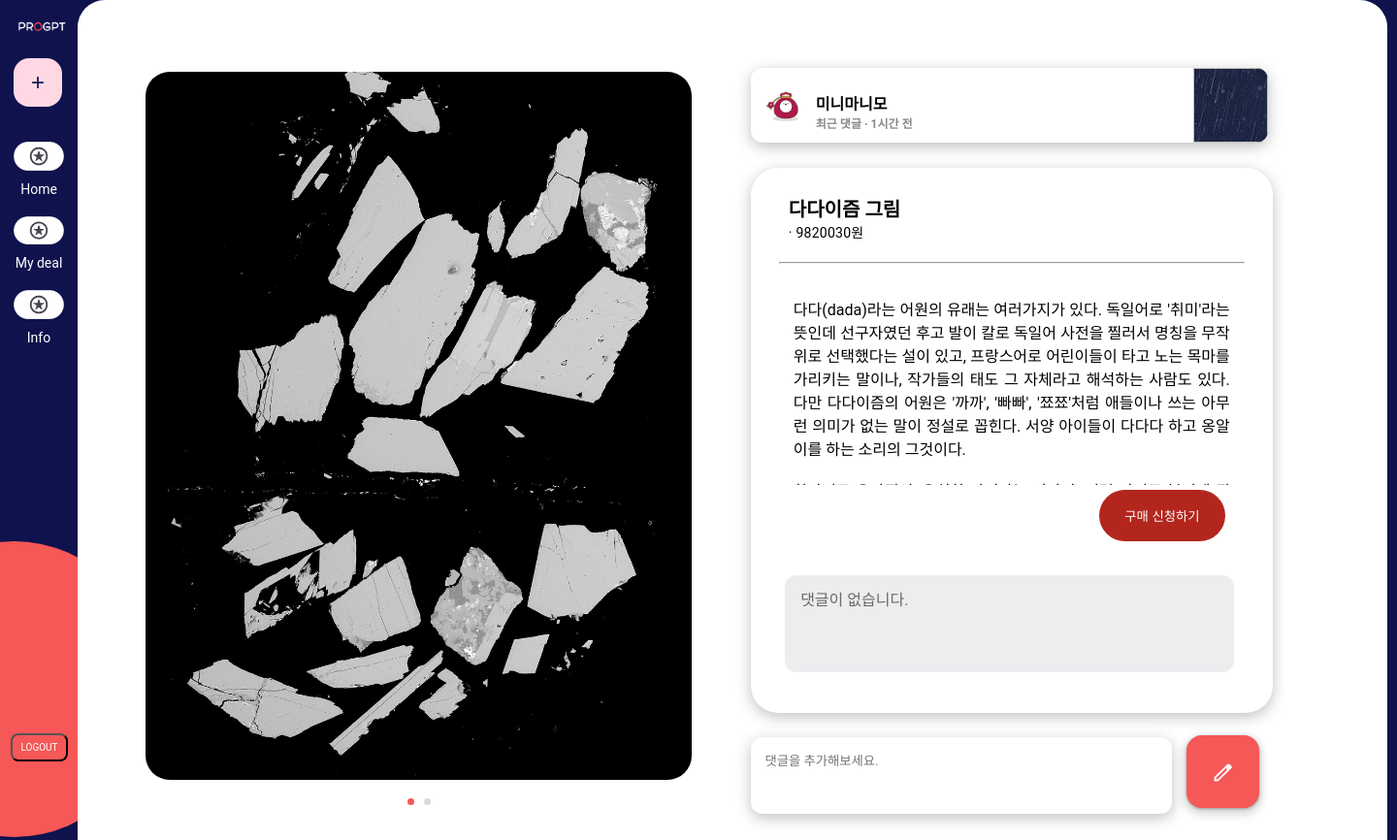
The page /detail/4 on the database its author committed.
### app/models.py (models this page shows, shortened)
class User(db.Model):
    __tablename__ = 'user'
    id = db.Column(db.Integer, primary_key=True)
    username = db.Column(db.String(150), unique=True, nullable=False)
    password = db.Column(db.String(200), nullable=False)
    email = db.Column(db.String(120), nullable=False)  # unique=True를 제거합니다.
    posts = db.relationship('Post', backref='user', lazy=True)
    buys = db.relationship('Buy', backref='buyer', lazy=True)
    sells = db.relationship('Sell', backref='seller', lazy=True)

class Post(db.Model):
    __tablename__ = 'posts'
    id = db.Column(db.Integer, primary_key=True)
    title = db.Column(db.String(100))
    price = db.Column(db.Float)
    content = db.Column(db.Text)
    filename = db.Column(db.String(200))
    image_filename = db.Column(db.Text, nullable=True)
    user_id = db.Column(db.Integer, db.ForeignKey('user.id'), nullable=False)
    created_at = db.Column(db.DateTime, default=datetime.utcnow)

### app/views/detail_views.py (the view)
@bp.route('/detail/<int:post_id>')
def detail(post_id):
    post = Post.query.get_or_404(post_id)
    user_id = session.get('user_id')
    existing_purchase = Buy.query.filter_by(user_id=user_id, post_id=post_id).first()
    buyer = Buy.query.filter_by(post_id=post_id).first()  # 게시글에 대한 첫 번째 구매자 정보 조회
    buyer_exists = True if buyer else False  # 구매자가 있는지 여부 확인
    return render_template('front/detail.html', post=post, existing_purchase=existing_purchase, buyer_exists=buyer_exists)

### app/views/auth_views.py (called while the page is built)
@bp.before_app_request
def load_logged_in_user():
    user_id = session.get('user_id')
    if user_id is None:
        g.user = None
    else:
        g.user = User.query.get(user_id)

### app/templates/front/detail.html (shortened to what this page needs)
<!DOCTYPE html>
<html lang="ko">
<head>
    <link rel="stylesheet" href="{{ url_for('static', filename='detail.css') }}">
    <link rel="stylesheet" href="{{ url_for('static', filename='bar.css') }}">
</head>
<body>
    <div class="sidebar">
        <div class="logo">
            <img src="{{ url_for('static', filename='logo.png') }}" alt="Logo">
            <button class="plus-button" id="addPostButton">+</button>
        </div>
        <ul class="menu">
            <li><a href="#"><span class="icon" onclick="location.href='/home'"><img src="../../static/logologo.png" style="width:52px"></span> Home</a></li>
            <li><a href="#"><span class="icon" onclick="location.href='/mydeal_views/mydealbuy'"><img src="../../static/logologo.png" style="width:52px"></span> My deal</a></li>
            <li><a href="#"><span class="icon" onclick="location.href='/information'"><img src="../../static/logologo.png" style="width:52px"></span> Info</a></li>
            <button class="logout" id="logoutButton">LOGOUT</button>
        </ul>
    </div>
    <div class="detailback">
        <div class="imagebox">
            <img class="sim" id="current-image" src="" alt="Uploaded Image" style="max-width: 100%; height: auto;">
            <div class="image-indicators"></div>
        </div>
        </div>
        <div class="seller">
            <img class="sellm">
            <img class="profilepic" src="../../static/profilepic.png">
            <div class="sellertextbox">
                <div>
                <h4 class="name">{{ post.user.username }}</h4>
                <h6 class="recent">최근 댓글 · 1시간 전</h6>
                </div>
            </div>
        </div>
            <div class="boxxx">
                <div class="productname">{{ post.title }}</div>
                <p class="productprice"> · {{ post.price|int }}원</p>
                <div class="divider"><hr></div>
                <div class="sellingpost">
                    <p style="white-space: pre-wrap;">{{ post.content }}</p>
            </div>
    {% if post.user_id != session.get('user_id') %}
        {% if existing_purchase %}
            <button class="buy" onclick="window.location.href='/mydeal_views/mydealbuy'">구매 현황 보기</button>
        {% elif buyer_exists %}
            <button class="buy clicked" disabled>거래 진행중</button>
        {% else %}
            <button class="buy" onclick="submitPurchase()">구매 신청하기</button>
        {% endif %}
                                {% else %}
                    <button class="buy" onclick="window.location.href='/mydeal_views/mydealsell'">판매 목록 가기</button>
                    <button class="deletebuy" onclick="deletePost()">삭제</button>
                {% endif %}
            <div class="comment-box" id="commentBox">
            {% for comment in comments %}
            {% else %}
                <p style="font-family: roboto; margin-top: -4px; color: dimgray;">댓글이 없습니다.</p>
                    {% endfor %}
            </div>
        </div>
    <div>
        <textarea class="commentwrite" id="commentInput" placeholder="댓글을 추가해보세요."></textarea>
        <button class="writebutton" onclick="submitComment()"><img src="../../static/writepen.png" style="width: 75px; height: 70px;"></button>
    </div>
</body>
</html>

### app/static/detail.css (style rules this page uses)
body { height:auto; font-family: 'Roboto'; background-color: #0F124D; }
.detailback { position: absolute; width: 1350px; height: 900px; top: 0px; left: 80px; background: white; border-top-left-radius: 28px; border-top-right-radius: 28px; box-sizing: border-box; overflow: hidden; }
.imagebox { position: absolute; width: 563px; height: 760px; top: 74px; left: 70px; }
.sim { border-radius: 25px; width: 100%; height: 100%; max-height:730px; overflow: hidden; object-fit: cover; }
.seller { box-sizing: border-box; display: flex; padding: 2%; position: absolute; width: 533px; height: 77px; left: 774px; top: 70px; background: #FFFFFF; border-radius: 12px; box-shadow: 0px 4px 15px rgba(0, 0, 0, 0.25); }
.profilepic { width: 50px; height: 50px; border-radius: 50%; }
.sellertextbox { display: flex; justify-content: space-between; height: 50px; margin-left: 38px; margin-top: -5px; }
.name { font-size: 16px; font-weight: bold; margin: 0; }
.recent { font-size: 12px; color: #888; margin: 0; }
.profilepic { position: absolute; width: 40px; height: 40px; left: 15px; top: calc(50% - 40px/2); border-radius: 100%; font-family: 'Roboto'; font-style: normal; font-weight: 500; font-size: 16px; line-height: 24px; display: flex; align-items: center; text-align: center; letter-spacing: 0.15px; color: #FEF7FF; }
.sellm { position: absolute; right: 0px; top: 0%; bottom: 0%; width: 77px; height: 77px; overflow: hidden; border-top-right-radius:12px; border-bottom-right-radius:12px; background: url(X.jpeg); }
.sellingpost { padding: 10px; width: 450px; height: 200px; margin: 5px; margin-top:5px; max-height: 200px; overflow-y: auto; -ms-overflow-style: none; scrollbar-width: none; text-align: justify; }
.buy { display: flex; flex-direction: column; justify-content: center; align-items: center; padding: 0px; gap: 8px; position: relative; width: 130px; height: 53px; left: 330px; border: none; color: #FFFFFF; background: #B3261E; border-radius: 100px; cursor: pointer; transition: background-color 0.3s ease; }
.boxxx { position: absolute; width: 480px; height: 504px; left: 774px; top: 173px; padding: 2%; background: #FFFFFF; box-shadow: 0px 4px 15px rgba(0, 0, 0, 0.25); border-radius: 28px; z-index: 1; }
.productname { margin-left: 10px; margin-bottom: -10px; font-family: 'Roboto'; font-style: bold; font-weight: 600; font-size: 20px; line-height: 28px; color: #000000; }
.productprice { margin-left: 10px; margin-top: 10px; font-family: 'Roboto'; font-style: normal; font-weight: 400; font-size: 14px; line-height: 20px; letter-spacing: 0.25px; color: #000000; }
.divider { flex-direction: column; justify-content: center; align-items: flex-start; position: relative; width: 480px; margin-top: 20px; color:#CAC4D0; }
.buy { display: flex; flex-direction: column; justify-content: center; align-items: center; float: left; padding: 0px; gap: 8px; margin-right: 0px; position: relative; width: 130px; height: 53px; background: #B3261E; border-radius: 100px; }
.comment-box { position: absolute; width: 431px; height: 68px; left: 35px; top: 420px; padding: 3%; background: #EBEDEF; border-radius: 12px; z-index: 2; padding-left: 3%; max-height: 158px; overflow-y: auto; }
.comment-box { scrollbar-width: none; }
.comment-box { -ms-overflow-style: none; }
.commentwrite { font-family: 'Roboto'; position: absolute; width: 405px; height: 50px; left: 774px; top: 760px; background: #FFFFFF; box-shadow: 0px 4px 15px rgba(0, 0, 0, 0.25); border-radius: 12px; resize: none; border: none; outline: none; background-color: transparent; padding:1%; }
.writebutton { display: flex; flex-direction: row; justify-content: center; align-items: center;url(http://127.0.0.1:5000/static/uploads/f39e7ad4d53d47b59ba3d1b71bf9dea6_KakaoTalk_20241016_183147679.jpg) padding: 0px; position: relative; width: 75px; height: 75px; left: 1215px; top: 750px; background: #F65757; box-shadow: 0px 4px 8px 3px rgba(0, 0, 0, 0.15), 0px 1px 3px rgba(0, 0, 0, 0.3); border-radius: 16px; border:none; cursor: pointer; transition: background-color 0.3s ease; }
.image-indicators { display: flex; justify-content: center; margin-top: 10px; position: relative; }

### rows shown on the page
User: user.username "미니마니모"
Post: title "다다이즘 그림", price "9820030", content "다다(dada)라는 어원의 유래는 여러가지가 있다. 독일어로 '취미'라는 뜻인데 선구자였던 후고 발이 칼로 독일어 사전을 찔러서 명칭을 무작위로 선택했다는 설이 있고, 프랑스어로 어린이들이 타고 노는 목마를 가리키는 말이나, 작가들의 태도 그 자체라고 해석하는 사람도 있다. 다만 다다이즘의 어원은 '까까', '빠빠', '쬬쬬'처럼 애들이나 쓰는 아무런 의미가 없는 말이 정설로 꼽힌다. 서양 아이들이 다다다 하고 옹알이를 하는 소리의 그것이다.…"
